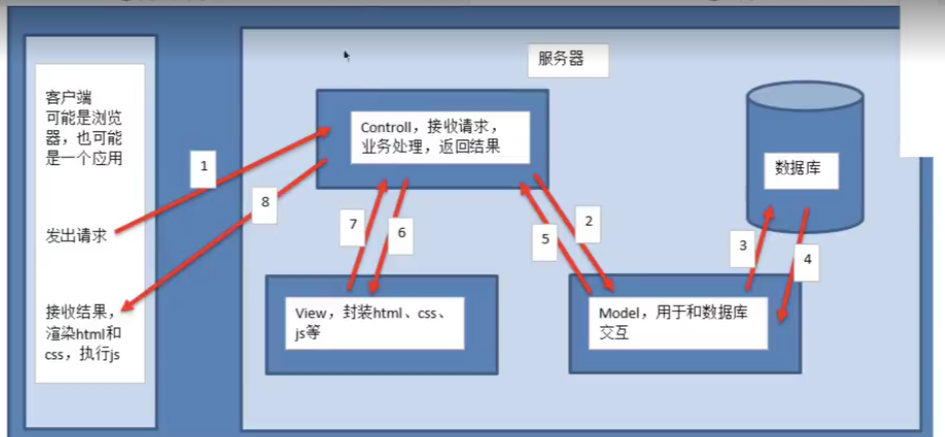
#> input picture image-20221226145619790.jpg, 945 x 437 px
$ python PIL-1.py
#> lines starting #> are read from the running program, lines starting #| are printed output that depends on the picture
from PIL import Image
pil_im = Image.open('image-20221226145619790.jpg')
#> pil_im is the input picture: PIL image 945x437 RGBA; mean R, G, B, A 170.7, 185.9, 209.1, 255
pil_im.show()
pil_im2 = Image.open('image-20221226145619790.jpg').convert('L')
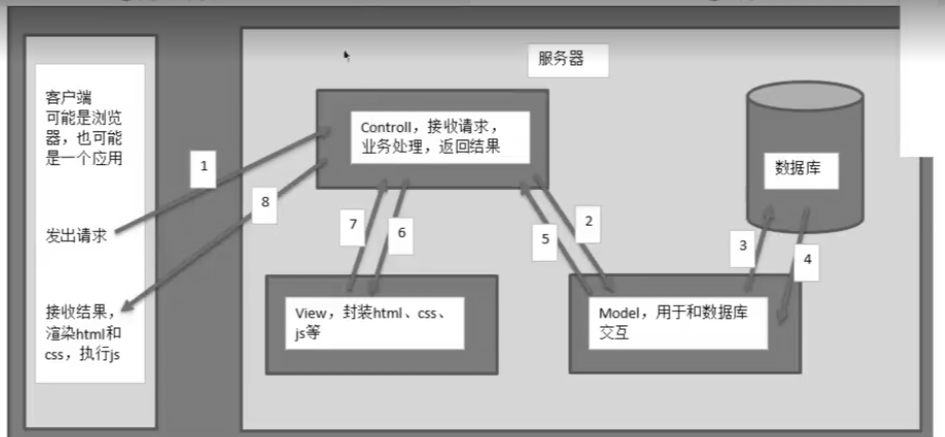
#> pil_im2: PIL image 945x437 L; min 11, max 255, mean 184.1

out = pil_im.resize((128,128))
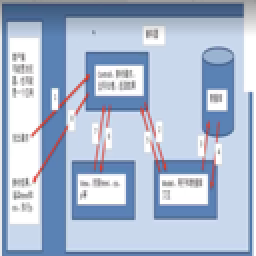
#> out: PIL image 128x128 RGBA (shown 2 times larger); mean R, G, B, A 170.6, 185.8, 209, 255
out = pil_im.rotate(45)
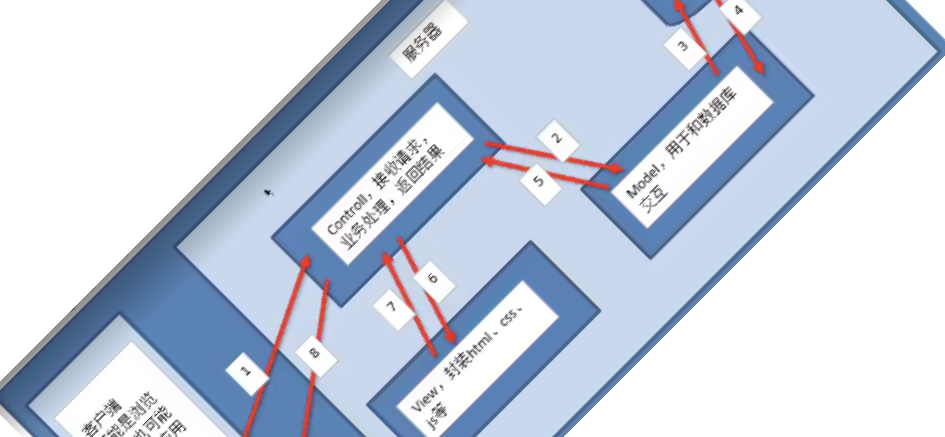
#> out: PIL image 945x437 RGBA; mean R, G, B, A 110.3, 119.8, 135, 164.8; transparent parts drawn white
out.show()
